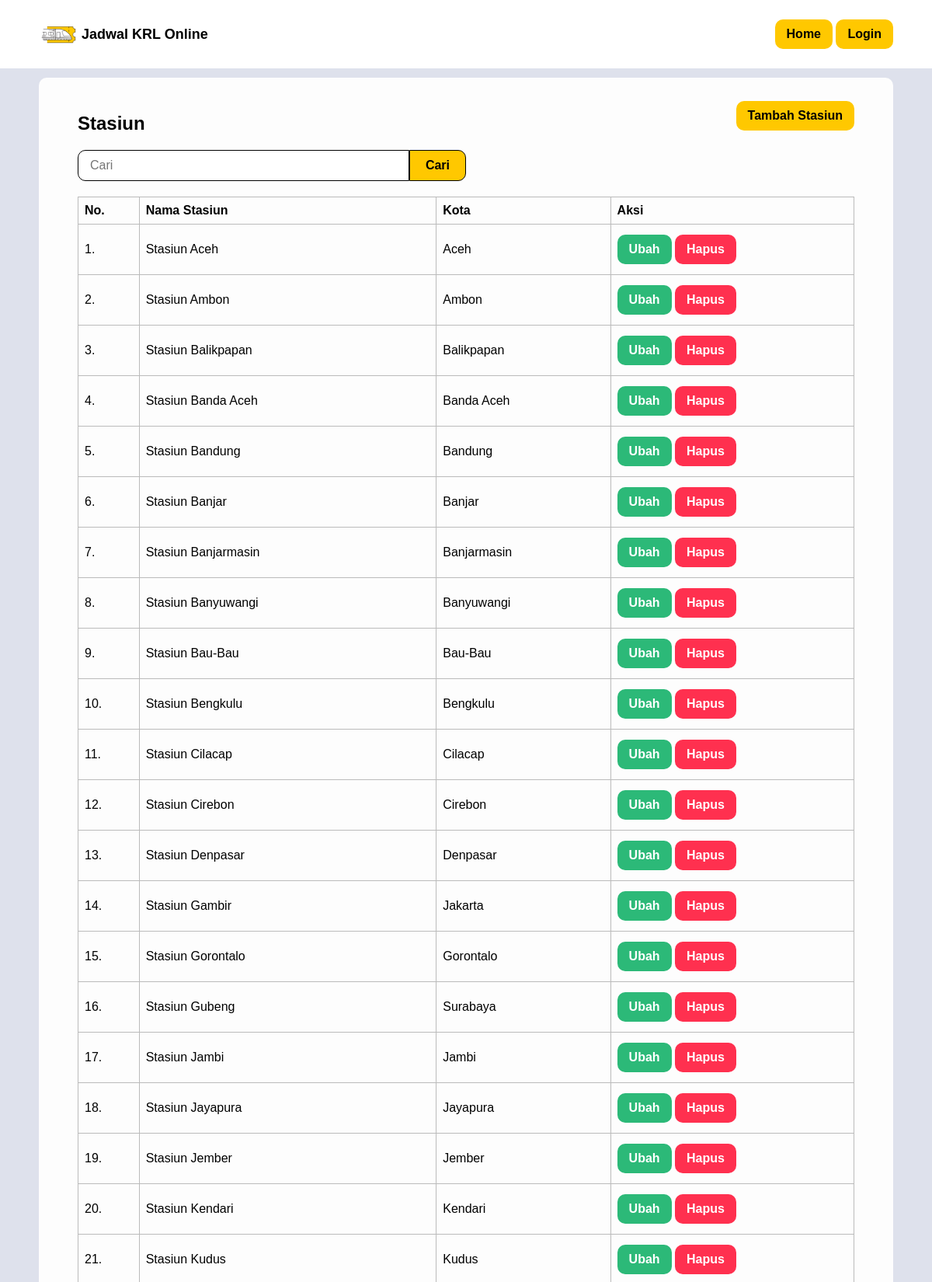
Page /stasiun.php (upper part) on the committed database.
### tables this page shows
CREATE TABLE `stasiun` (
  `id_stasiun` int(11) NOT NULL,
  `nama_stasiun` varchar(255) NOT NULL,
  `kota` varchar(255) NOT NULL
);

### stasiun.php (the view, shortened to what this page needs)
<?php
    require_once 'koneksi.php';
    $stasiun = mysqli_query($koneksi, "SELECT * FROM stasiun ORDER BY nama_stasiun ASC");
?>
<html>
<head>
    <?php include_once 'head.php'; ?>
</head>
<body>
    <?php include_once 'navbar.php'; ?>
    <div class="container anti-navbar">
        <div class="bg-table">
            <div class="head-left">
                <h2>Stasiun</h2>
            </div>
            <div class="head-right">
                <a href="tambah_stasiun.php" class="button">Tambah Stasiun</a>
            </div>
            <div class="clear">
                <form method="post" class="form-cari">
                    <input class="input" type="text" id="cari" name="cari" placeholder="Cari" required value="<?= (isset($_POST['cari'])) ? $_POST['cari'] : ''; ?>">
                    <button type="submit" class="button align-right" name="btnCari">Cari</button>
                </form>
            </div>
            <div class="table-responsive clear">
                <table border="1" cellpadding="10" cellspacing="0">
                    <tr>
                        <th>No.</th>
                        <th>Nama Stasiun</th>
                        <th>Kota</th>
                        <th>Aksi</th>
                    </tr>
                    <?php $i = 1; ?>
                    <?php if (mysqli_num_rows($stasiun) > 0): ?>
                        <?php foreach ($stasiun as $data): ?>
                            <tr>
                                <td><?= $i++; ?>.</td>
                                <td><?= $data['nama_stasiun']; ?></td>
                                <td><?= $data['kota']; ?></td>
                                <td>
                                    <a href="ubah_stasiun.php?id_stasiun=<?= $data['id_stasiun']; ?>" class="button bg-green">Ubah</a>
                                    <a onclick="return confirm('Apakah Anda yakin ingin menghapus stasiun <?= $data['nama_stasiun']; ?>?')" href="hapus_stasiun.php?id_stasiun=<?= $data['id_stasiun']; ?>" class="button bg-red">Hapus</a>
                                </td>
                            </tr>
                        <?php endforeach ?>
                    <?php else: ?>
                        <tr>
                            <td colspan="6">Tidak ada data</td>
                        </tr>
                    <?php endif ?>
                </table>
            </div>
        </div>
    </div>
</body>
</html>

### style.css (style rules this page uses)
* { font-family: 'Arial', sans-serif; }
body { background-color: #dee1ec; margin: 0; padding: 0; }
.container { padding: 10px 50px; }
.anti-navbar { padding-top: 100px; }
.button { margin-top: 5px; margin-bottom: 5px; display: inline-block; padding: 10px 15px; background-color: #FFC800; color: #000; text-decoration: none; border-radius: 10px; border: none; text-align: center; transition: all 0.2s ease-in-out; font-weight: bold; font-size: 16px; }
.label, .input { display: block; width: 100%; }
.input { margin-top: 5px; margin-bottom: 15px; padding: 10px; font-size: 16px; border-radius: 10px; border: 1px solid black; }
.align-right { display: block; margin-left: auto; }
.clear { clear: both; }
.form-cari { margin-top: 20px; margin-bottom: 20px; display: flex; justify-content: center; width: 50%; }
.form-cari input { border-radius: 10px 0 0 10px; height: 40px; margin: 0; padding: 15px; }
.form-cari button { border: 1px solid black; color: black; font-size: 16px; border-radius: 0 10px 10px 0; height: 40px; margin: 0; padding: 10px 20px; }
.bg-table { border-radius: 10px; padding: 25px 50px; background-color: #fdfdfd; }
.table-responsive { overflow-x: auto; }
.table-responsive table { width: 100%; border-collapse: collapse; }
.table-responsive th, .table-responsive td { padding: 8px; text-align: left; border: 1px solid #bbb; }
.bg-green { background-color: #2cb978; color: white; }
.bg-red { background-color: #ff304f; color: white; }
.head-left { float: left; margin: auto; }
.head-right { float: right; margin: auto; }

### rows in the picture
stasiun: nama_stasiun "Stasiun Aceh", kota "Aceh"
stasiun: nama_stasiun "Stasiun Ambon", kota "Ambon"
stasiun: nama_stasiun "Stasiun Balikpapan", kota "Balikpapan"
stasiun: nama_stasiun "Stasiun Banda Aceh", kota "Banda Aceh"
stasiun: nama_stasiun "Stasiun Bandung", kota "Bandung"
stasiun: nama_stasiun "Stasiun Banjar", kota "Banjar"
stasiun: nama_stasiun "Stasiun Banjarmasin", kota "Banjarmasin"
stasiun: nama_stasiun "Stasiun Banyuwangi", kota "Banyuwangi"
stasiun: nama_stasiun "Stasiun Bau-Bau", kota "Bau-Bau"
stasiun: nama_stasiun "Stasiun Bengkulu", kota "Bengkulu"
stasiun: nama_stasiun "Stasiun Cilacap", kota "Cilacap"
stasiun: nama_stasiun "Stasiun Cirebon", kota "Cirebon"
stasiun: nama_stasiun "Stasiun Denpasar", kota "Denpasar"
stasiun: nama_stasiun "Stasiun Gambir", kota "Jakarta"
stasiun: nama_stasiun "Stasiun Gorontalo", kota "Gorontalo"
stasiun: nama_stasiun "Stasiun Gubeng", kota "Surabaya"
stasiun: nama_stasiun "Stasiun Jambi", kota "Jambi"
stasiun: nama_stasiun "Stasiun Jayapura", kota "Jayapura"
stasiun: nama_stasiun "Stasiun Jember", kota "Jember"
stasiun: nama_stasiun "Stasiun Kendari", kota "Kendari"
stasiun: nama_stasiun "Stasiun Kudus", kota "Kudus"
